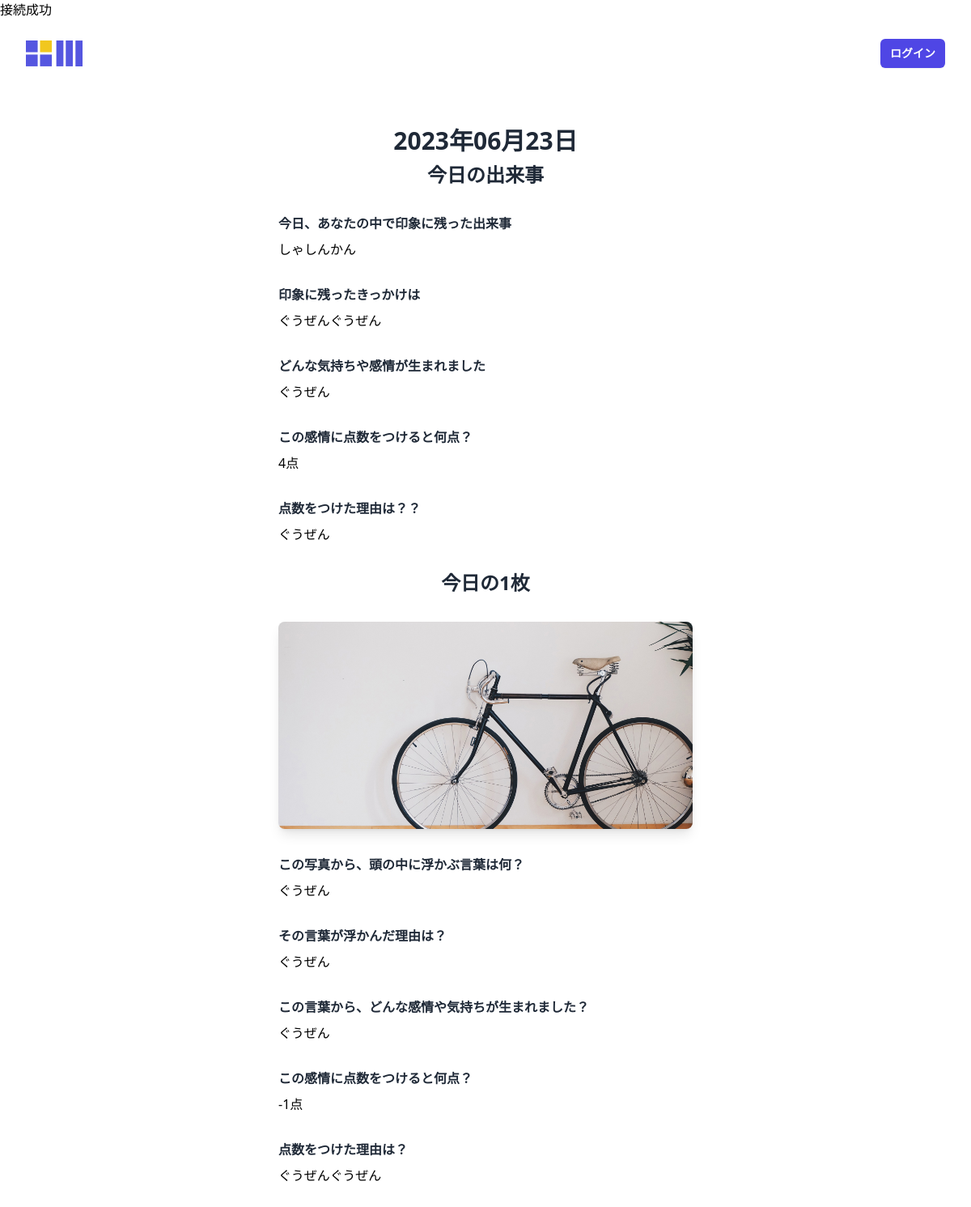
Page /diary-entry.php?diary_id=10 on the committed database.
### tables this page shows
CREATE TABLE `dev13_diary` (
  `diary_id` int(12) NOT NULL,
  `registration_date` date NOT NULL,
  `created_date` datetime NOT NULL,
  `update_date` datetime NOT NULL,
  `today_events` text NOT NULL,
  `events_impression` text NOT NULL,
  `events_emotions` text NOT NULL,
  `events_points` int(12) NOT NULL,
  `events_points_reason` text NOT NULL,
  `select_card_filename` varchar(255) NOT NULL,
  `photo_keyword` text NOT NULL,
  `photo_keyword_reason` text NOT NULL,
  `photo_emotions` text NOT NULL,
  `photo_points` int(11) NOT NULL,
  `photo_points_reason` text NOT NULL
);

### diary-entry.php (the view, shortened to what this page needs)
<?php
$diary_id = $_GET["diary_id"];
$pdo = db_connect();
$sql = "SELECT * FROM dev13_diary WHERE diary_id=:diary_id";
$stmt = $pdo->prepare($sql);
$stmt->bindValue(':diary_id', $diary_id, PDO::PARAM_INT);
try {
    $status = $stmt->execute();
} catch (PDOException $e) {
    echo json_encode(["sql error" => "{$e->getMessage()}"]);
    exit();
}
if ($status == false) {
    $error = $stmt->errorInfo();
    exit("（SQLエラー）ErrorQuery:" . $error[2]);
} else {
    $row = $stmt->fetch();
}
$registration_date = $row["registration_date"];
$registration_date_format = date('Y年m月d日', strtotime($registration_date));
?>
<!DOCTYPE html>
<html lang="ja">
<head>
    <script src="https://cdn.tailwindcss.com"></script>
</head>
<body>
    <?php include('include/header.php'); ?>
    <div class="bg-white py-6 sm:py-8 lg:py-12">
        <div class="mx-auto max-w-screen-2xl px-4 md:px-8">
            <h2 class="mb-2 text-center text-2xl font-bold text-gray-800 md:mb-2 lg:text-3xl"><?= $registration_date_format ?></h2>
            <div class="mx-auto max-w-lg">
                <h3 class="mb-4 text-center text-lg font-bold text-gray-800 md:mb-8 lg:text-2xl">今日の出来事</h3>
                <div>
                    <h4 class="mb-2 inline-block text-sm text-gray-800 sm:text-base font-bold">今日、あなたの中で印象に残った出来事</h4>
                    <p class="md:mb-8"><?= $row["today_events"] ?></p>
                </div>
                <div>
                    <h4 class="mb-2 inline-block text-sm text-gray-800 sm:text-base font-bold">印象に残ったきっかけは</h4>
                    <p class="md:mb-8"><?= $row["events_impression"] ?></p>
                </div>
                <div>
                    <h4 class="mb-2 inline-block text-sm text-gray-800 sm:text-base font-bold">どんな気持ちや感情が生まれました
                    </h4>
                    <p class="md:mb-8"><?= $row["events_emotions"] ?></p>
                </div>
                <div>
                    <h4 class="mb-2 inline-block text-sm text-gray-800 sm:text-base font-bold">この感情に点数をつけると何点？
                    </h4>
                    <p class="md:mb-8"><?= $row["events_points"] ?>点</p>
                </div>
                <div>
                    <h4 class="mb-2 inline-block text-sm text-gray-800 sm:text-base font-bold">点数をつけた理由は？？
                    </h4>
                    <p class="md:mb-8"><?= $row["events_points_reason"] ?></p>
                </div>
                <h3 class="mb-4 text-center text-lg font-bold text-gray-800 md:mb-8 lg:text-2xl">今日の1枚</h3>
                <div>
                    <div class="h-64 overflow-hidden rounded-lg bg-gray-100 shadow-lg  md:mb-8">
                        <img src="card_images/<?= $row["select_card_filename"] ?>" loading=" lazy" alt="" class="h-full w-full object-cover object-center" />
                    </div>
                    <h4 class="mb-2 inline-block text-sm text-gray-800 sm:text-base font-bold">この写真から、頭の中に浮かぶ言葉は何？</h4>
                    <p class="md:mb-8"><?= $row["photo_keyword"] ?></p>
                </div>
                <div>
                    <h4 class="mb-2 inline-block text-sm text-gray-800 sm:text-base font-bold">その言葉が浮かんだ理由は？</h4>
                    <p class="md:mb-8"><?= $row["photo_keyword_reason"] ?></p>
                </div>
                <div>
                    <h4 class="mb-2 inline-block text-sm text-gray-800 sm:text-base font-bold">この言葉から、どんな感情や気持ちが生まれました？</h4>
                    <p class="md:mb-8"><?= $row["photo_emotions"] ?></p>
                </div>
                <div>
                    <h4 class="mb-2 inline-block text-sm text-gray-800 sm:text-base font-bold">この感情に点数をつけると何点？</h4>
                    <p class="md:mb-8"><?= $row["photo_points"] ?>点</p>
                </div>
                <div>
                    <h4 class="mb-2 inline-block text-sm text-gray-800 sm:text-base font-bold">点数をつけた理由は？</h4>
                    <p class="md:mb-8"><?= $row["photo_points_reason"] ?></p>
                </div>
            </div>
        </div>
    </div>
</body>
</html>

### rows in the picture
dev13_diary: registration_date "2023年06月23日", today_events "しゃしんかん", events_impression "ぐうぜんぐうぜん", events_emotions "ぐうぜん", events_points "4", events_points_reason "ぐうぜん", select_card_filename (picture), photo_keyword "ぐうぜん", photo_keyword_reason "ぐうぜん", photo_emotions "ぐうぜん", photo_points "-1", photo_points_reason "ぐうぜんぐうぜん"
